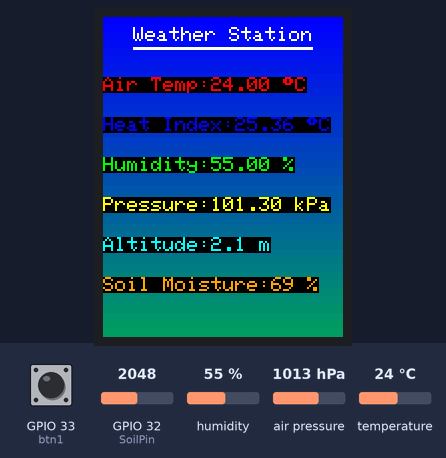
Recording of a sketch running on a simulated ESP32. Shown: 240×320 colour display. Inputs (shaded band) come from the test bench; at power-on: temperature 24 °C, GPIO 32 (SoilPin) = 2048, air pressure 1013 hPa, humidity 55 %, GPIO 33 (btn1) HIGH. WiFi joins after 1.5 s; servers stay silent unless stated; the local clock reads 2024-03-15 10:24:30 at power-on unless the sketch sets it; random numbers use the default seed unless the sketch sets one; no MQTT or app messages arrive unless stated; what the sketch prints to the serial monitor is not drawn.

Above: at 3.4 s.
3.5 s: temperature set to 12 °C
At 4.9 s:
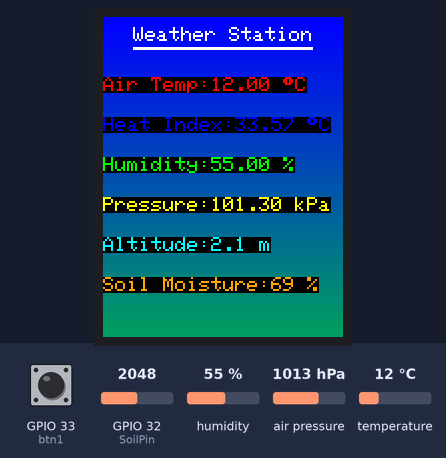
5.8 s: GPIO 32 (SoilPin) set to 2131
At 7.0 s:
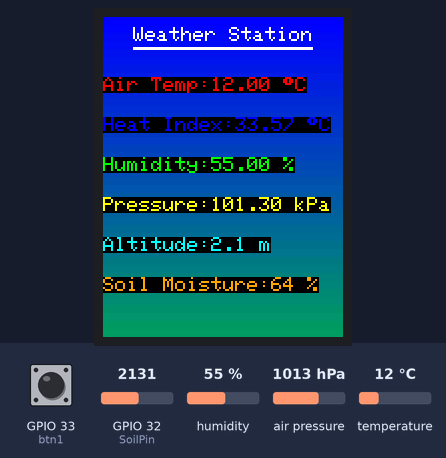
7.8 s: GPIO 32 (SoilPin) set to 2866
9.8 s: air pressure set to 952 hPa
At 11.5 s:
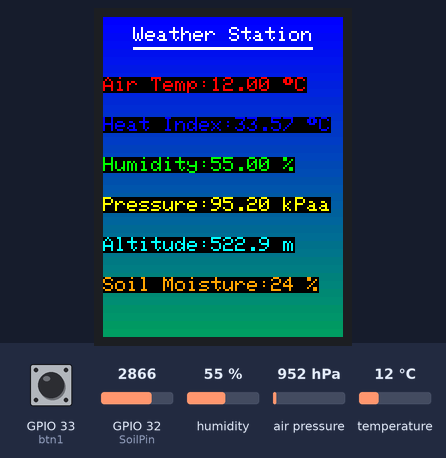
11.8 s: temperature set to 19 °C
At 12.7 s:
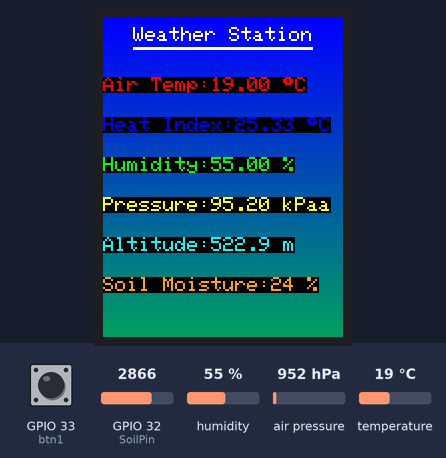
13.8 s: humidity set to 22 %
At 15.1 s:
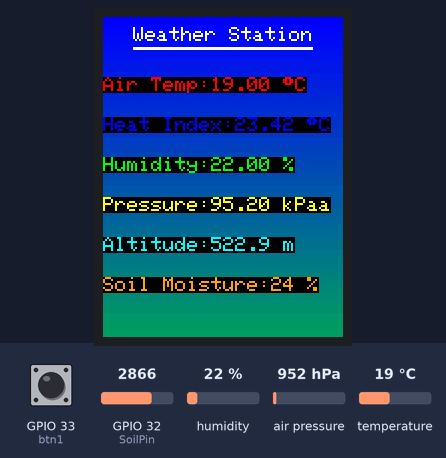
Timing chart, 0 to 16.8 s (numbered marks = the images above; inputs shaded):
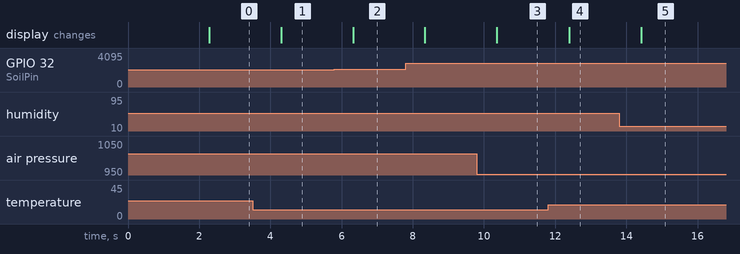

The sketch:

Hardware.ino
```cpp
#include <rom/rtc.h>
#include <math.h>  // https://www.tutorialspoint.com/c_standard_library/math_h.htm
#include <ctype.h>

// ADD YOUR IMPORTS HERE
#include <PubSubClient.h>

#ifndef _WIFI_H
#include <WiFi.h>
#endif


#ifndef STDLIB_H
#include <stdlib.h>
#endif

#ifndef STDIO_H
#include <stdio.h>
#endif

#ifndef ARDUINO_H
#include <Arduino.h>
#endif

#ifndef ARDUINOJSON_H
#include <ArduinoJson.h>
#endif

#include <Wire.h>
#include <Adafruit_Sensor.h>
#include <Adafruit_BMP280.h>


#include "DHT.h"

#include <SPI.h>
#include "Adafruit_GFX.h"
#include "Adafruit_ILI9341.h"

//############### IMPORT HEADER FILES ##################

// Temperature sennsor constants
#define DHTpin 4
#define DHTTYPE DHT22


//Pressure sensor constants
Adafruit_BMP280 bmp;


//soil constant
#define SoilPin A4

// TFT pins
#define TFT_DC    17 //
#define TFT_CS    5
#define TFT_RST   16
#define TFT_CLK   18 //
#define TFT_MOSI  23
#define TFT_MISO  19

//tft instance
Adafruit_ILI9341 tft = Adafruit_ILI9341(TFT_CS, TFT_DC, TFT_MOSI, TFT_CLK, TFT_RST, TFT_MISO);
//tft variables
double tft_temp, tft_humidity, tft_heatindex, tft_pressure, tft_altitude;
int tft_moisture;

// TFT util Functions' declarations
void Display_temp(double temp); // displays air temperature on the TFT
void Display_humid(double humid); // displays humidity on the TFT
void Display_heatindex(double index) ; // displays heatindex on the TFT
void Display_alt(double alt) ; // displays altitude on the TFT
void Display_pressure(double pressure) ; // displays air pressure on the TFT
void Display_moist(int moist) ; // displays soil moisture on the TFT

bool is_Far=false;
#define btn1 33

// Temperature sennsor functions
double convert_Celsius_to_fahrenheit(double c);
double convert_fahrenheit_to_Celsius(double f);
double calcHeatIndex(double Temp, double Humid);

/* Init class Instances for the DHT22 etcc */
DHT dht(DHTpin, DHTTYPE);


// background
void drawGradientBackground() {
  for (int y = 0; y < tft.height(); y++) {
    uint16_t color = tft.color565(0, y / 2, 255 - (y / 2)); // Blue gradient
    tft.drawFastHLine(0, y, tft.width(), color);
  }
}

// MQTT CLIENT CONFIG
static const char* pubtopic       = "620165845";                    // Add your ID number here
static const char* subtopic[]     = {"620165845_sub","/elet2415"};  // Array of Topics(Strings) to subscribe to
static const char* mqtt_server    = "www.yanacreations.com";                // Broker IP address or Domain name as a String
static uint16_t mqtt_port         = 1883;

// WIFI CREDENTIALS
const char* ssid                  = "iPhone (8)"; // Add your Wi-Fi ssid
const char* password              = "Steviecool-16"; // Add your Wi-Fi password

// TASK HANDLES
TaskHandle_t xMQTT_Connect          = NULL;
TaskHandle_t xNTPHandle             = NULL;
TaskHandle_t xLOOPHandle            = NULL;
TaskHandle_t xUpdateHandle          = NULL;
TaskHandle_t xButtonCheckeHandle    = NULL;

// FUNCTION DECLARATION
void checkHEAP(const char* Name);   // RETURN REMAINING HEAP SIZE FOR A TASK
void initMQTT(void);                // CONFIG AND INITIALIZE MQTT PROTOCOL
unsigned long getTimeStamp(void);   // GET 10 DIGIT TIMESTAMP FOR CURRENT TIME
void callback(char* topic, byte* payload, unsigned int length);
void initialize(void);
bool publish(const char *topic, const char *payload); // PUBLISH MQTT MESSAGE(PAYLOAD) TO A TOPIC
void vButtonCheck( void * pvParameters );
void vUpdate( void * pvParameters );
void GDP(void);   // GENERATE DISPLAY PUBLISH

#ifndef NTP_H
#include "NTP.h"
#endif

#ifndef MQTT_H
#include "mqtt.h"
#endif


void setup() {
  // put your setup code here, to run once:
  Serial.begin(115200);
  dht.begin();
  bmp.begin(0x76);
  bmp.setSampling(
  Adafruit_BMP280::MODE_NORMAL,    // Normal mode (cycled measurements)
  Adafruit_BMP280::SAMPLING_X2,    // Temperature oversampling
  Adafruit_BMP280::SAMPLING_X16,   // Pressure oversampling
  Adafruit_BMP280::FILTER_X16,     // Noise filtering
  Adafruit_BMP280::STANDBY_MS_500  // Standby time
);

  tft.begin();
  tft.setRotation(2);
   drawGradientBackground();
  tft.setTextSize(2);
  tft.setTextColor(ILI9341_WHITE);
  tft.setCursor(30, 10);
  tft.print("Weather Station");
  tft.fillRect(30, 30, 180, 3, ILI9341_WHITE);
  pinMode(btn1, INPUT_PULLUP);

  initialize();
  vButtonCheckFunction();


}

void loop() {
  // put your main code here, to run repeatedly:
  double temp = dht.readTemperature();
  double humidity = dht.readHumidity();
  double heatindex = convert_fahrenheit_to_Celsius(calcHeatIndex(convert_Celsius_to_fahrenheit(temp), humidity));
  double altitude =  abs(bmp.readAltitude(1013.25));
  double pressure = bmp.readPressure()/1000;

  int sensorValue= analogRead(SoilPin);
  int moisture=map(sensorValue, 3300, 1500, 0, 100);


  if (tft_temp !=temp){
    Display_temp(temp);
    tft_temp =temp;
  }
  if (tft_heatindex !=heatindex){
    Display_heatindex(heatindex);
    tft_heatindex =heatindex;
  }

  if (tft_humidity !=humidity){
    Display_humid(humidity);
    tft_humidity =humidity;
  }

  if (tft_pressure !=pressure){
    Display_pressure(pressure);
    tft_pressure =pressure;
  }

  if (tft_altitude !=altitude){
    Display_alt(altitude);
    tft_altitude =altitude;
  }
  if (moisture>100)
  {
    moisture=100;
  }
  if (moisture<0){
    moisture=0;
  }
  if (tft_moisture !=moisture){
    Display_moist(moisture);
    tft_moisture =moisture;
  }


   vTaskDelay(1000 / portTICK_PERIOD_MS);
}

void vUpdate( void * pvParameters )  {
    configASSERT( ( ( uint32_t ) pvParameters ) == 1 );

    for( ;; ) {
     /* Serial.print("Air temperature: ");
  Serial.print(tft_temp);
  Serial.println(" °C");

  Serial.print("Heat Index: ");
  Serial.print(tft_heatindex);
  Serial.println(" °C");

  Serial.print("Humidity: ");
  Serial.print(tft_humidity);
  Serial.println(" %");

  Serial.print("Air pressure: ");
  Serial.print(tft_pressure);
  Serial.println(" kPa");

  Serial.print("Altitude: ");
  Serial.print(tft_altitude);
  Serial.println(" m");

  Serial.print("Soil Moisture: ");
  Serial.print(tft_moisture);
  Serial.println(" %");

  Serial.println("-------------------");*/
  delay(2000); // Wait 2 seconds between readings
      if (isNumber(tft_temp)){
          // Task code goes here.
          // PUBLISH to topic every second.
          JsonDocument doc; // Create JSon object
          char message[1100]  = {0};
          //tft_temp, tft_humidity, tft_heatindex, tft_pressure, tft_altitude;
          // Add key:value pairs to JSon object
          doc["id"]         = "620165845";
          doc["timestamp"]  = getTimeStamp();
          doc["temperature"] = tft_temp;
          doc["humidity"] = tft_humidity;
          doc["heatindex"] = tft_heatindex;
          doc["pressure"] = tft_pressure;
          doc["altitude"] = tft_altitude;
          doc["moisture"] = tft_moisture;

          serializeJson(doc, message);  // Seralize / Covert JSon object to JSon string and store in char* array

          if(mqtt.connected() ){
            publish(pubtopic, message);
          }
    }

        vTaskDelay(1000 / portTICK_PERIOD_MS);
    }
}


void vButtonCheck( void * pvParameters )  {
    configASSERT( ( ( uint32_t ) pvParameters ) == 1 );

    for( ;; ) {
        // Add code here to check if a button(S) is pressed
        if (digitalRead( btn1) == LOW){
          // then execute appropriate function if a button is pressed
          is_Far=!is_Far;

        }


        vTaskDelay(200 / portTICK_PERIOD_MS);
    }
}

unsigned long getTimeStamp(void) {
          // RETURNS 10 DIGIT TIMESTAMP REPRESENTING CURRENT TIME
          time_t now;
          time(&now); // Retrieve time[Timestamp] from system and save to &now variable
          return now;
}

void callback(char* topic, byte* payload, unsigned int length) {
  // ############## MQTT CALLBACK  ######################################
  // RUNS WHENEVER A MESSAGE IS RECEIVED ON A TOPIC SUBSCRIBED TO

  Serial.printf("\nMessage received : ( topic: %s ) \n",topic );
  char *received = new char[length + 1] {0};

  for (int i = 0; i < length; i++) {
    received[i] = (char)payload[i];
  }

  // PRINT RECEIVED MESSAGE
  Serial.printf("Payload : %s \n",received);

}

bool publish(const char *topic, const char *payload){
     bool res = false;
     try{
        res = mqtt.publish(topic,payload);
        // Serial.printf("\nres : %d\n",res);
        if(!res){
          res = false;
          throw false;
        }
     }
     catch(...){
      Serial.printf("\nError (%d) >> Unable to publish message\n", res);
     }
  return res;
}


bool isNumber(double number){
        char item[20];
        snprintf(item, sizeof(item), "%f\n", number);
        if( isdigit(item[0]) )
          return true;
        return false;
}


void Display_temp(double temp){
  tft.setTextColor(ILI9341_RED, ILI9341_BLACK);
  tft.setCursor(0, 60);
  tft.print("Air Temp:");
  if (is_Far==true){
    tft.print(convert_Celsius_to_fahrenheit(temp));
    tft.print(" ");
    tft.print((char)247);
    tft.print("F");

  }
  else {
  tft.print(temp);
  tft.print(" ");
  tft.print((char)247);
  tft.print("C");}
}
void Display_humid(double humid){
  tft.setTextColor(ILI9341_GREEN, ILI9341_BLACK);

  tft.setCursor(0, 140);
  tft.print("Humidity:");
  tft.print(humid);
  tft.print(" %");
}
void Display_heatindex(double index){
  tft.setTextColor(ILI9341_BLUE, ILI9341_BLACK);
  tft.setCursor(0, 100);
  tft.print("Heat Index:");
  if (is_Far==true){
    tft.print(convert_Celsius_to_fahrenheit(index));
    tft.print(" ");
    tft.print((char)247);
    tft.print("F");

  }
  else {
  tft.print(index);
  tft.print(" ");
  tft.print((char)247);
  tft.print("C");}


}
void Display_pressure(double pressure){
  tft.setTextColor(ILI9341_YELLOW, ILI9341_BLACK);
  tft.setCursor(0, 180);
  tft.print("Pressure:");
  tft.print(pressure);
  tft.print(" kPa");
}
void Display_alt(double alt){
  tft.setTextColor(ILI9341_CYAN, ILI9341_BLACK);
  tft.setCursor(0, 220);
  tft.print("Altitude:");
  tft.print(alt,1);
  tft.print(" m");
}
void Display_moist(int moist){
  tft.setTextColor(ILI9341_ORANGE,ILI9341_BLACK);
  tft.setCursor(0, 260);
  tft.print("Soil Moisture:");
  tft.print(moist);
  tft.print(" %");
}


// Temperature Utility Functions
double convert_Celsius_to_fahrenheit(double c){
    // CONVERTS INPUT FROM °C TO °F. RETURN RESULTS
    return (c*9/5)+32;
}

double convert_fahrenheit_to_Celsius(double f){
    // CONVERTS INPUT FROM °F TO °C. RETURN RESULT
    return (f-32)*5/9;
}

double calcHeatIndex(double Temp, double Humid){
    // CALCULATE AND RETURN HEAT INDEX USING EQUATION FOUND AT https://byjus.com/heat-index-formula/#:~:text=The%20heat%20index%20formula%20is,an%20implied%20humidity%20of%2020%25
  return  -42.379 + (2.04901523 * Temp) + (10.14333127 * Humid) + (-0.22475541 * Temp * Humid) + (-0.00683783 * Temp * Temp) + (-0.05481717 * Humid * Humid) + (0.00122874 * Temp * Temp * Humid) + (0.00085282 * Temp * Humid * Humid)  + (-0.00000199 * Temp * Temp * Humid * Humid);
}
```

NTP.h
```cpp
//#############################################################################################
//#                                                                                           #
//#                                      NTP HEADER FILE                                      #
//#                                                                                           #
//#############################################################################################

/*
          GOAL
1. Maintain accurate date and time regardless of internet connectivity

          TASKS
1. Get current date and time from NTP server and then adjust ESP32's system time, every minute once there is internet connectivity
2. Update system time from SPIFFS after a restart
3. Update SPIFFS from system time every minute
4. Publish timestampUpdate to PI every minute once PI is ON
5. Print date and time every minute

*/

#ifndef _NTP_H
#define _NTP_H 1
#endif

#ifndef _WIFI_H
#include <WiFi.h>
#endif

#ifndef _TIME_H
#include "time.h"
#endif

#ifndef _SNTP_H
#include "sntp.h"
#endif


// HELP FULL WEBPAGES
// https://www.tutorialspoint.com/c_standard_library/c_function_strftime.htm
// https://pubs.opengroup.org/onlinepubs/009695399/basedefs/time.h.html
// https://pubs.opengroup.org/onlinepubs/9699919799/    Search usine keyword "time" in searchbox
// https://www.epochconverter.com/programming/c
// https://www.timeanddate.com/worldclock/jamaica/kingston
// https://pubs.opengroup.org/onlinepubs/7908799/xsh/systime.h.html
// https://www.gnu.org/software/libc/manual/html_node/TZ-Variable.html
// https://forum.arduino.cc/t/esp32-settimeofday-functionality-giving-odd-results/676136

class Ntp {

  private:
          const char* ntpServer           = "north-america.pool.ntp.org";  //"pool.ntp.org";
          const char* ntpServer1          = "pool.ntp.org";
          const char* ntpServer2          = "time.nist.gov";
          const long  gmtOffset_sec       = -5*3600;
          const int   daylightOffset_sec  = 0;
          int         currenttime         = 0;
          const char* time_zone           = "EST+5EDT,M3.2.0/2,M11.1.0/2"; //"CET-1CEST,M3.5.0,M10.5.0/3";  // TimeZone rule for Europe/Rome including daylight adjustment rules (optional)


  public:
        unsigned long epochTime;
        Ntp(const char* process){
          Serial.println(process);
        }

        static void printLocalTime(){
            struct tm timeinfo;
            if(!getLocalTime(&timeinfo)){
              Serial.println("No time available (yet)");
              return;
            }
            // Serial.println(&timeinfo, "%A, %B %d %Y %H:%M:%S");
             Serial.println(&timeinfo, "%B %d, %Y    %I:%M %p");
        }

        // Callback function (get's called when time adjusts via NTP)
        static void timeavailable(struct timeval *t) {
          Serial.println("Got time adjustment from NTP!");
          printLocalTime();
        }

        unsigned long getTime(){
          // RETURNS TIMESTAMP FOR CURRENT TIME FROM NTP SERVER
              time_t now;
              struct tm timeinfo;

              // get time from ntp server first and save to system
              if (!getLocalTime(&timeinfo)) {
                Serial.println("Failed to obtain time, NTP");
                return(0);
              }
              // Serial.println(&timeinfo, "%B %d, %Y    %I:%M %p");
              // Retrieve time[Timestamp] from system and save to &now variable
              time(&now);
              return now;
        }

        unsigned long getTimeStamp(void){
            // RETURNS 10 DIGIT TIMESTAMP REPRESENTING CURRENT TIME
            time_t now;
            time(&now); // Retrieve time[Timestamp] from system and save to &now variable
            return now;
        }

        void setup(){
            // set notification call-back function
            sntp_set_time_sync_notification_cb( timeavailable );
            /**
              * NTP server address could be aquired via DHCP,
              *
              * NOTE: This call should be made BEFORE esp32 aquires IP address via DHCP,
              * otherwise SNTP option 42 would be rejected by default.
              * NOTE: configTime() function call if made AFTER DHCP-client run
              * will OVERRIDE aquired NTP server address
              */
            sntp_servermode_dhcp(1);    // (optional)
            /**
            * This will set configured ntp servers and constant TimeZone/daylightOffset
            * should be OK if your time zone does not need to adjust daylightOffset twice a year,
            * in such a case time adjustment won't be handled automagicaly.
            */
            // configTime(gmtOffset_sec, daylightOffset_sec, ntpServer1, ntpServer2);
            configTzTime(this->time_zone, ntpServer1, ntpServer2);
        }


};


// NTP TASK
void vNTP( void * pvParameters ) {
  configASSERT( ( ( uint32_t ) pvParameters ) == 1 );
  Ntp NTP = Ntp("NTP PROTOCOL INITIATED"); // Instatiate NTP Class
  NTP.setup(); // Config NTP

 for( ;; ) {
      // NTP.printLocalTime();     // it will take some time to sync time :)
      // NTP.getTime();
      // checkHEAP("NTP");
      vTaskDelay(60000 / portTICK_PERIOD_MS);  // DELAY FOR 5 SECONDS
    }
 }


// Function that creates a task.
void vNTPFunction( void ) {
    BaseType_t xReturned;

    // Create the task, storing the handle.
    xReturned = xTaskCreatePinnedToCore(
                    vNTP,               // Function that implements the task.
                    "NTP Protocol",     // Text name for the task.
                    1500,               // Stack size (Bytes in ESP32, words in Vanilla FreeRTOS)
                    ( void * ) 1,       // Parameter passed into the task.
                    12,                  // Priority at which the task is created.
                    &xNTPHandle,        // Used to pass out the created task's handle.
                    1);                 // ESP Core to run task on.

    if( xReturned == pdPASS ) {
      // The task was created.  Use the task's handle to delete the task.
      //  Serial.println("NTP PROTOCOL TASK CREATED");
    }
    else {
       Serial.println("UNABLE TO CREATE NTP PROTOCOL TASK");
    }
}
```

Source omitted: mqtt.h (10143 bytes)

Measured:
- the behaviour switches between 2058 and 2059 on GPIO 32 (SoilPin) (found by bisection; images 1 and 2)
- after the input at 3.5 s, the display: changes after 0.81 s (image 1)
- after the input at 5.8 s, the display: changes after 0.53 s (image 2)
- after the input at 9.8 s, the display: changes after 0.57 s (image 3)
- after the input at 11.8 s, the display: changes after 0.59 s (image 4)
- after the input at 13.8 s, the display: changes after 0.61 s (image 5)
